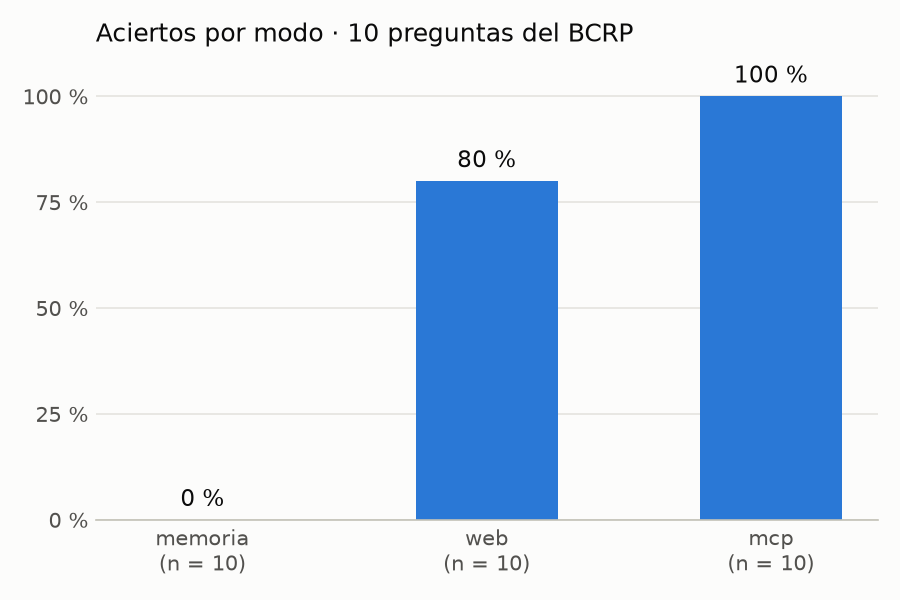

Recreate this plot in Python.
"""Gráfico de barras del porcentaje de aciertos por modo, a partir de resultados.csv.

    uv run grafico.py
"""
from pathlib import Path

import matplotlib.pyplot as plt
import pandas as pd

AQUI = Path(__file__).parent
ORDEN = ["memoria", "web", "mcp"]

res = pd.read_csv(AQUI / "resultados.csv")
aciertos = (res.resultado.eq("acierta").groupby(res.modo).mean() * 100).reindex(ORDEN).dropna()
n = res.groupby("modo").size()

fig, ax = plt.subplots(figsize=(6, 4), dpi=150, facecolor="#fcfcfb")
ax.set_facecolor("#fcfcfb")
barras = ax.bar(aciertos.index, aciertos.values, width=0.5, color="#2a78d6")
for b, (modo, pct) in zip(barras, aciertos.items()):
    ax.annotate(f"{pct:.0f} %", (b.get_x() + b.get_width() / 2, pct), xytext=(0, 4),
                textcoords="offset points", ha="center", va="bottom", color="#0b0b0b", fontsize=11)

ax.set_ylim(0, 110)
ax.set_yticks(range(0, 101, 25))
ax.set_yticklabels([f"{v} %" for v in range(0, 101, 25)])
ax.set_xticks(range(len(aciertos)))
ax.set_xticklabels([f"{m}\n(n = {n[m]})" for m in aciertos.index])
ax.set_title(f"Aciertos por modo · {res.id.nunique()} preguntas del BCRP", loc="left",
             color="#0b0b0b", fontsize=12)
ax.grid(axis="y", color="#e4e3df", linewidth=0.8)
ax.set_axisbelow(True)
for lado in ["top", "right", "left"]:
    ax.spines[lado].set_visible(False)
ax.spines["bottom"].set_color("#c3c2b7")
ax.tick_params(colors="#52514e", length=0)

fig.tight_layout()
fig.savefig(AQUI / "grafico.png")
print(aciertos.round(1).to_string())
